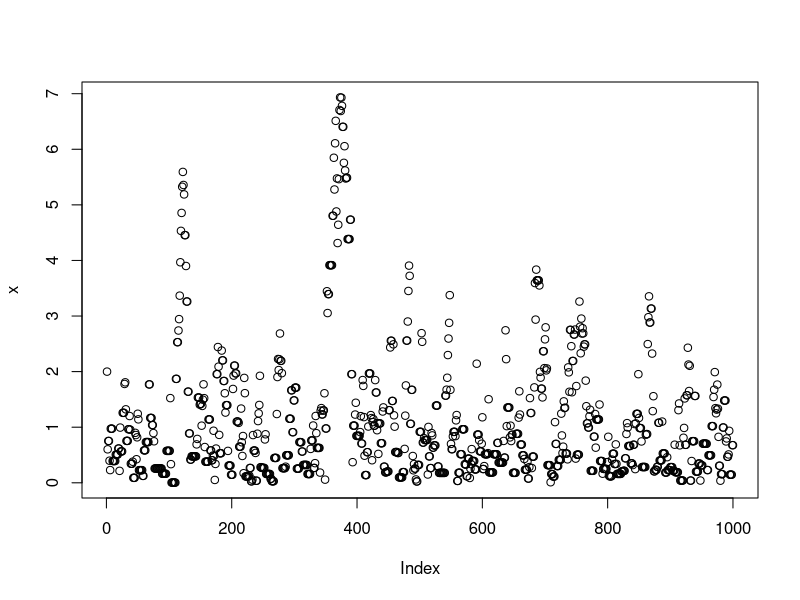
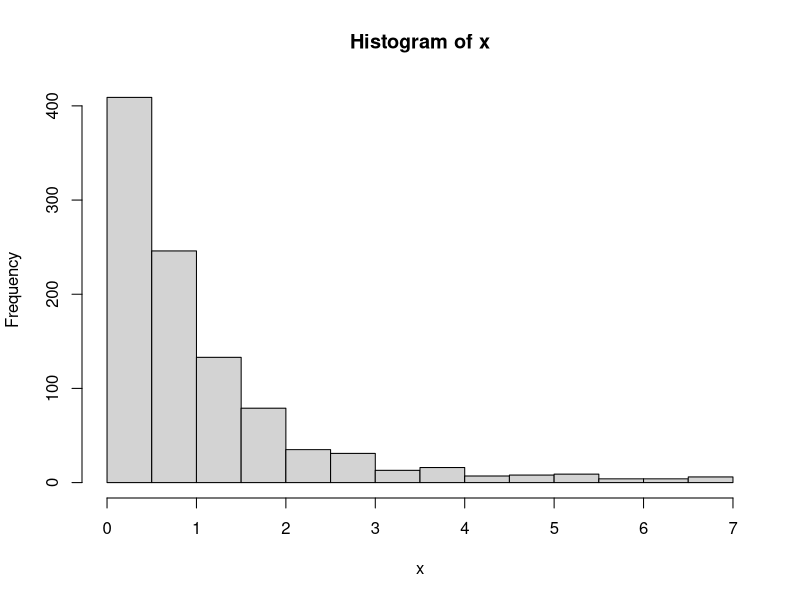
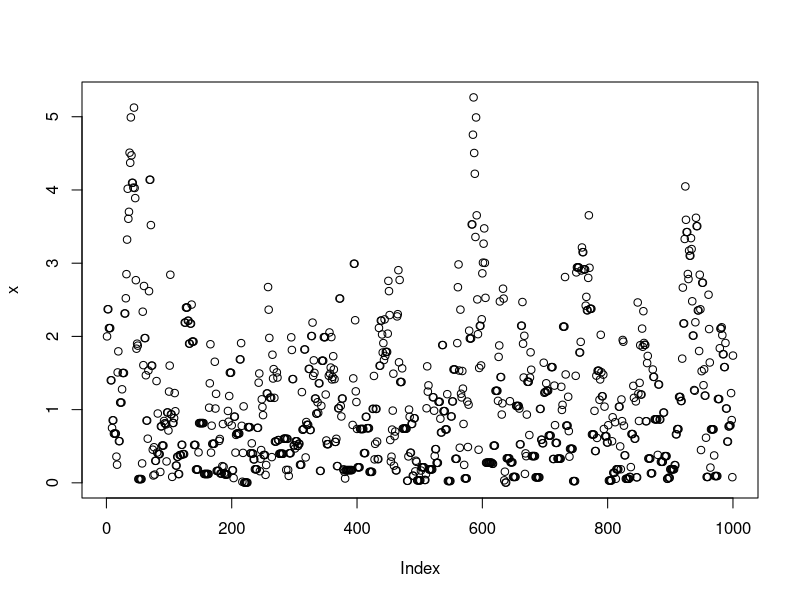
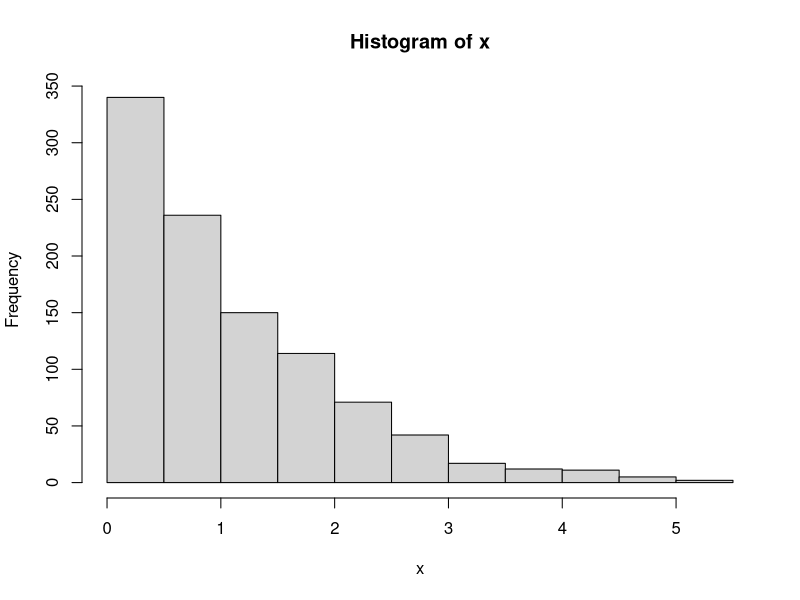

Generate these figures, in order, with R:
## ---- chunk 1
target = function(x){
  if(x<0){
    return(0)}
  else {
    return( exp(-x))
  }
}
## ---- chunk 2
target(1) 
## ---- chunk 3
target(0) 
## ---- chunk 4
target(-1) 
## ---- chunk 5
niter = 1000
cnt = 0
x = rep(0,niter)
x0  = 2 #initialize
x[1] = x0 
for(i in 2:niter){
  currentx = x[i-1]
  proposedx = rnorm(1,mean=currentx,sd=1)
  r = target(proposedx)/target(currentx) 
  if(runif(1)<r){
    x[i] = proposedx     
    cnt = cnt+ 1
    } else {
    x[i] = currentx  
  }
}
cat("\t Acceptance =",round(cnt/niter*100,1),"% \n")
## ---- chunk 6
plot(x)
## ---- chunk 7
hist(x)
## ---- chunk 8
niter = 1000
niter = 1000
sdx=1
cnt = 0
x = rep(0,niter)
x0  = 2 #initialize
x[1] = x0 
for(i in 2:niter){
  currentx = x[i-1]
  proposedx = rnorm(1,mean=currentx,sd=sdx)
  r = target(proposedx)/target(currentx) 
  r = r * dnorm(proposedx,mean=currentx,sd=sdx)/dnorm(currentx ,mean=proposedx,sd=sdx)
  if(runif(1)<r){
    x[i] = proposedx 
    cnt = cnt+ 1
    } else {
    x[i] = currentx  
  }
}
cat("\t Acceptance =",round(cnt/niter*100,1),"% \n")
## ---- chunk 9
plot(x)
## ---- chunk 10
hist(x)
## ---- chunk 11
target = function(x){
  
  return((x>0 & x <1) + (x>2 & x<3))
}
